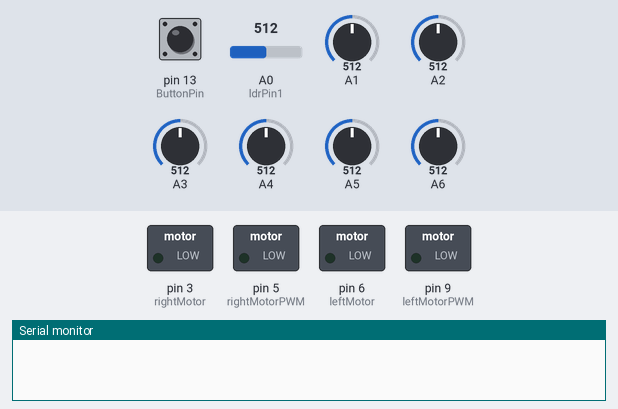
The sketch below on a simulated Arduino Uno, built with avr-gcc and run on an emulated ATmega328P. On the bench: switched loads named in the sketch (green lamp = pin HIGH), the last lines printed to the serial monitor. The inputs (shaded band) are chosen by the test bench; at power-on: pin 13 (ButtonPin) LOW, A1 = 512, A4 = 512, A2 = 512, A3 = 512, A5 = 512, A0 (ldrPin1) = 512, A6 = 512.

Above: at 7.4 s.
7.5 s: pin 13 (ButtonPin) pulled HIGH for 0.15 s
At 8.1 s:
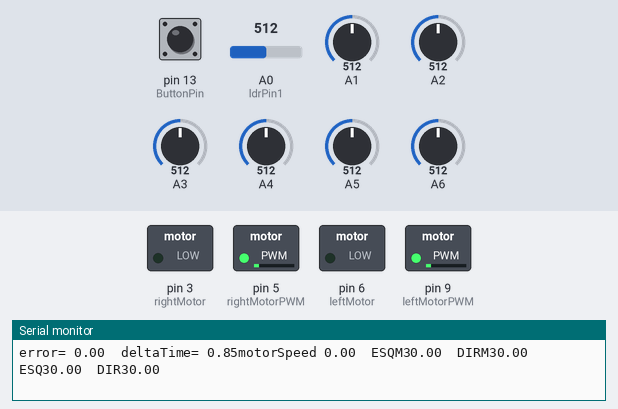
9.1 s: A1 set to 390
At 9.8 s:
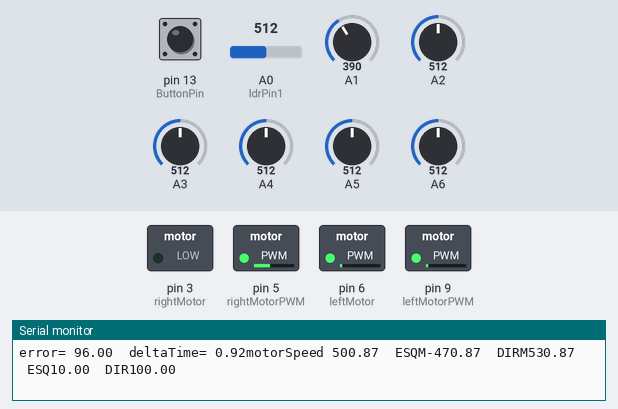
10.7 s: A4 set to 390
At 12.0 s:
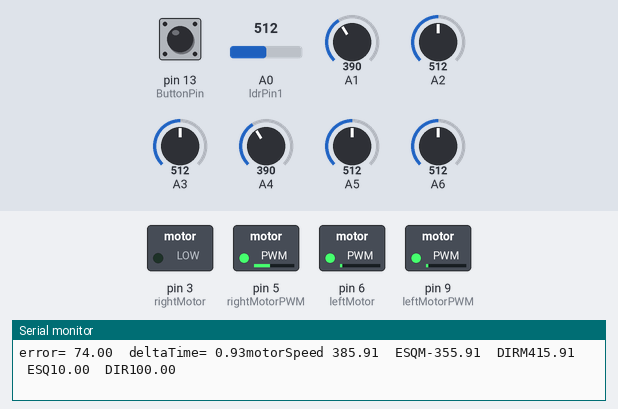
12.3 s: A2 set to 390
15.3 s: A3 set to 716
At 15.49 s:
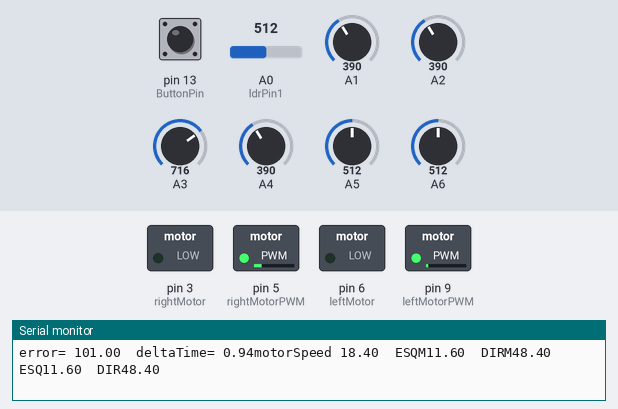
18.3 s: A5 set to 328
At 18.49 s:
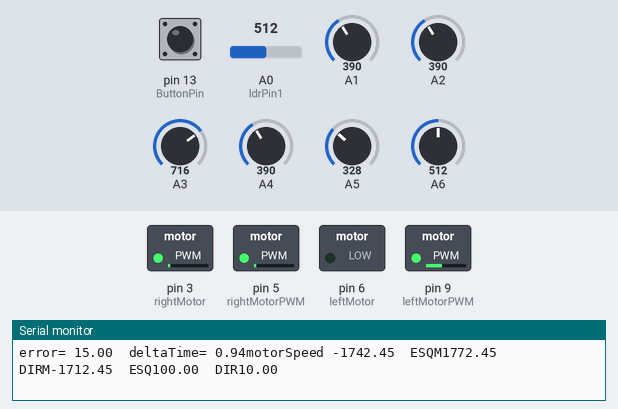
21.3 s: A5 set to 312
At 21.8 s:
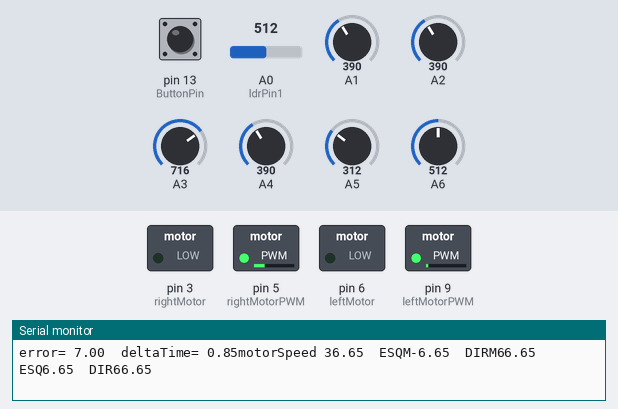
Timing chart, 0 to 24.0 s (numbered marks = the images above; inputs shaded):
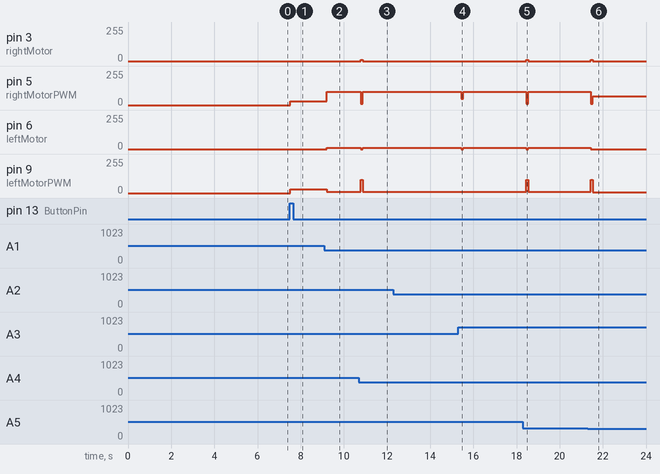

The sketch:

qualquer.ino
```cpp
#include <QTRSensors.h>


#define rightMaxSpeed  100                   // Máxima velocidade do motor direito
#define leftMaxSpeed   100  // Máxima velocidade do motor esquerdo
#define rightBaseSpeed  30                  // Velocidade Base do motor direito; Velocidade quando o robô está na linha
#define leftBaseSpeed   30                  // Velocidade Base do motor esquerdo; Velocidade quando o robô está na linha
#define NUM_SENSORS    6                     // Número de sensores usados
#define NUM_SAMPLES_PER_SENSOR  4            // O valor retornado é uma média de 4 leituras
#define EMITTER_PIN    QTR_EMITTERS_ON       // Controle dos emissores dos sensores

// Motor da esquerda
#define leftMotorPWM 9
#define leftMotor 6

// Motor da direita
#define rightMotorPWM 5
#define rightMotor 3


// Botão
#define ButtonPin 13


QTRSensorsAnalog qtra((unsigned char []) {1, 2, 3, 4, 5, 6} ,NUM_SENSORS, NUM_SAMPLES_PER_SENSOR, EMITTER_PIN); // Inicialização dos sensores

unsigned int sensorValues[NUM_SENSORS];

// Declaração de variáveis gerais utilizadas no código

int ldrPin1 = 0;
int ldrval1 = 0;
int boolval1= 0;

int ldrPin2 = 7;
int ldrval2 = 0;
int boolval2= 0;

int currentState = 0;
int previousState = 0;


float Kp = 0.0;
float Ki = 0.0;
float Kd = 0.0;

float P = 0.0;
float I = 0.0;
float D = 0.0;

int position;
char readMode;
char whiteLine;


int buttonCounter;

int countDir;

bool buttonState = 0;


double lastError = 0;
long lastProcess = 0;


void setup()
{

  pinMode(rightMotor, OUTPUT);
  pinMode(rightMotorPWM, OUTPUT);
  pinMode(leftMotor, OUTPUT);
  pinMode(leftMotorPWM, OUTPUT);

  int i;

for (i = 0; i < 250; i++) // Calibragem dos sensores
{
   qtra.calibrate();
}

  Serial.begin (9600);

  delay (10);

}

void loop()
{
      unsigned long currentMillis = millis(); // Contagem de tempo desde o início do programa


buttonCounter = 0;

digitalRead(ButtonPin); // Leitura do estado do botão

if (digitalRead (ButtonPin) == HIGH) // Condição para iniciar ou não a volta
{
  buttonState = 1;
  buttonCounter = buttonCounter + 1;
  int countDir = 0;
}
else {
  buttonState = 0;
}


switch (buttonCounter){ // Quando o botão for apertado seu valor será 1 e o case abaixo será executado

case 1:
  while (countDir < 5){ // Quantidade de vezes que o sensor direito passa por uma linha branca


// Regulagem das constantes do PID
  Kp = 5.0   ;  //0.05 fm
  Ki = 0.1;  //0.0007 fm
  Kd = 20.0   ;  // 0.03 fm


position = qtra.readLine(sensorValues, readMode = QTR_EMITTERS_ON, whiteLine = 1); //  Leitura da posição do robô na pista; Biblioteca QTR

 float error =  2500.0 - position;
 float deltaTime = (millis() - lastProcess)/100.0;
 lastProcess = millis();
Serial.print("error= ");
Serial.print(error );
Serial.print ('\t');
Serial.print("deltaTime= ");
Serial.print( deltaTime );
 //P
 P = error * Kp;

 //I
 I = ((error + lastError) * Ki)/deltaTime;
 //D
 D = ((error - lastError) * Kd)/deltaTime;

  lastError = error ;
  double motorSpeed = P + I + D ;
  /*
  Serial.print ('\t');
 Serial.print("P ");
Serial.print( P );
Serial.print ('\t');
Serial.print("I ");
Serial.print(I );
Serial.print ('\t');
Serial.print("D");
Serial.print(D);
Serial.print ('\t');
*/
Serial.print("motorSpeed ");
Serial.print( motorSpeed );

  double rightMotorSpeed = rightBaseSpeed + motorSpeed;
  double leftMotorSpeed = leftBaseSpeed - motorSpeed;

 Serial.print('\t');
 Serial.print("ESQM");
  Serial.print(leftMotorSpeed);
  Serial.print('\t');
  Serial.print("DIRM");
  Serial.print(rightMotorSpeed);

 analogWrite(rightMotor, 0);
 analogWrite(leftMotor, 0);


  if (rightMotorSpeed > rightMaxSpeed ) rightMotorSpeed = rightMaxSpeed; // Evita que o motor ultrapasse a velocidade máxima
  if (leftMotorSpeed > leftMaxSpeed ) leftMotorSpeed = leftMaxSpeed;     // Evita que o motor ultrapasse a velocidade máxima


  if (rightMotorSpeed < 0)
  {
    analogWrite(rightMotorPWM, 0);
    rightMotorSpeed = - rightMotorSpeed;
      if (rightMotorSpeed > 10)
       {
        rightMotorSpeed = 10;
        analogWrite(rightMotor, rightMotorSpeed);
       }
  }

  if (leftMotorSpeed < 0)
  {
    analogWrite(leftMotorPWM, 0);
    leftMotorSpeed = - leftMotorSpeed;
      if (leftMotorSpeed > 10)
       {
        leftMotorSpeed = 10;
        analogWrite(leftMotor, leftMotorSpeed);
       }
  }

  analogWrite(rightMotorPWM, rightMotorSpeed);
  analogWrite(leftMotorPWM, leftMotorSpeed);

Serial.print('\t');
Serial.print("ESQ");
Serial.print(leftMotorSpeed);
Serial.print('\t');
Serial.print("DIR");
Serial.println (rightMotorSpeed);

  ldrval1 = analogRead(ldrPin1);
    if (ldrval1 >= 400 ) //QUANTO MAIS BRANCO, MENOR O VALOR (200 MIN)
      {
       boolval1 = HIGH;
      }
    else
      {
        if (ldrval1 <= 300)
          {
           boolval1 = LOW;
          }
      }
    if (boolval1 == LOW)
      {
       currentState = 0;
      }
    else
    {
     currentState = 1;
    }
    if(currentState != previousState)
    {
      if(currentState == 0) //  && boolval2 == LOW condicional para ignorar cruzamentos
        {
         countDir = countDir + 1;
        }
    }

  }

  previousState = currentState;

  if (countDir >= 5) // Após o robô terminar a volta, diminui a sua velocidade e o faz parar na Área de partida e chegada
  {

    digitalWrite(leftMotor,  LOW);
    digitalWrite(rightMotor, LOW) ;
    analogWrite(rightMotorPWM, 100);
    analogWrite(leftMotorPWM, 105);

    delay(200);

    digitalWrite(leftMotor, LOW);
    digitalWrite(rightMotor, LOW);
    analogWrite(rightMotorPWM, 100);
    analogWrite(leftMotorPWM, 105);

    delay(100);

    digitalWrite(leftMotor, LOW);
    digitalWrite(rightMotor, LOW);
    analogWrite(rightMotorPWM, 0);
    analogWrite(leftMotorPWM, 0);

  }

buttonCounter = buttonCounter++;
  break; // Encerra o código
}

  }
```

Measured:
- the behaviour switches between 313 and 312 on A5 (found by bisection; images 5 and 6)
- after the input at 7.5 s, pin 5 (rightMotorPWM), pin 9 (leftMotorPWM): 0/255 → 30/255 at once
- after the input at 9.1 s, pin 5 (rightMotorPWM): 30/255 → 100/255 after 0.12 s; pin 6 (leftMotor): 0/255 → 10/255 after 0.12 s; pin 9 (leftMotorPWM): 30/255 → 10/255 after 0.12 s
- after the input at 10.7 s, pin 3 (rightMotor): 0/255 → 10/255 after 0.09 s, → 0/255 0.09 s later; pin 5 (rightMotorPWM): 100/255 → 10/255 after 0.09 s, → 100/255 0.09 s later; pin 6 (leftMotor): 10/255 → 0/255 after 0.09 s, → 10/255 0.09 s later; pin 9 (leftMotorPWM): 10/255 → 100/255 after 0.09 s, → 10/255 0.09 s later
- after the input at 15.3 s, pin 5 (rightMotorPWM): 100/255 → 48/255 after 0.15 s, → 100/255 0.09 s later; pin 6 (leftMotor): 10/255 → 0/255 after 0.15 s, → 10/255 0.09 s later; pin 9 (leftMotorPWM): 10/255 → 11/255 after 0.15 s, → 10/255 0.09 s later
- after the input at 18.3 s, pin 3 (rightMotor): 0/255 → 10/255 after 0.15 s, → 0/255 0.09 s later; pin 5 (rightMotorPWM): 100/255 → 10/255 after 0.15 s, → 100/255 0.09 s later; pin 6 (leftMotor): 10/255 → 0/255 after 0.15 s, → 10/255 0.09 s later; pin 9 (leftMotorPWM): 10/255 → 100/255 after 0.15 s, → 10/255 0.09 s later
- after the input at 21.3 s, pin 3 (rightMotor): 0/255 → 10/255 after 0.14 s, → 0/255 0.09 s later; pin 5 (rightMotorPWM): 100/255 → 10/255 after 0.14 s, → 66/255 0.09 s later; pin 6 (leftMotor): 10/255 → 0/255 after 0.14 s; pin 9 (leftMotorPWM): 10/255 → 100/255 after 0.14 s, → 6/255 0.09 s later
